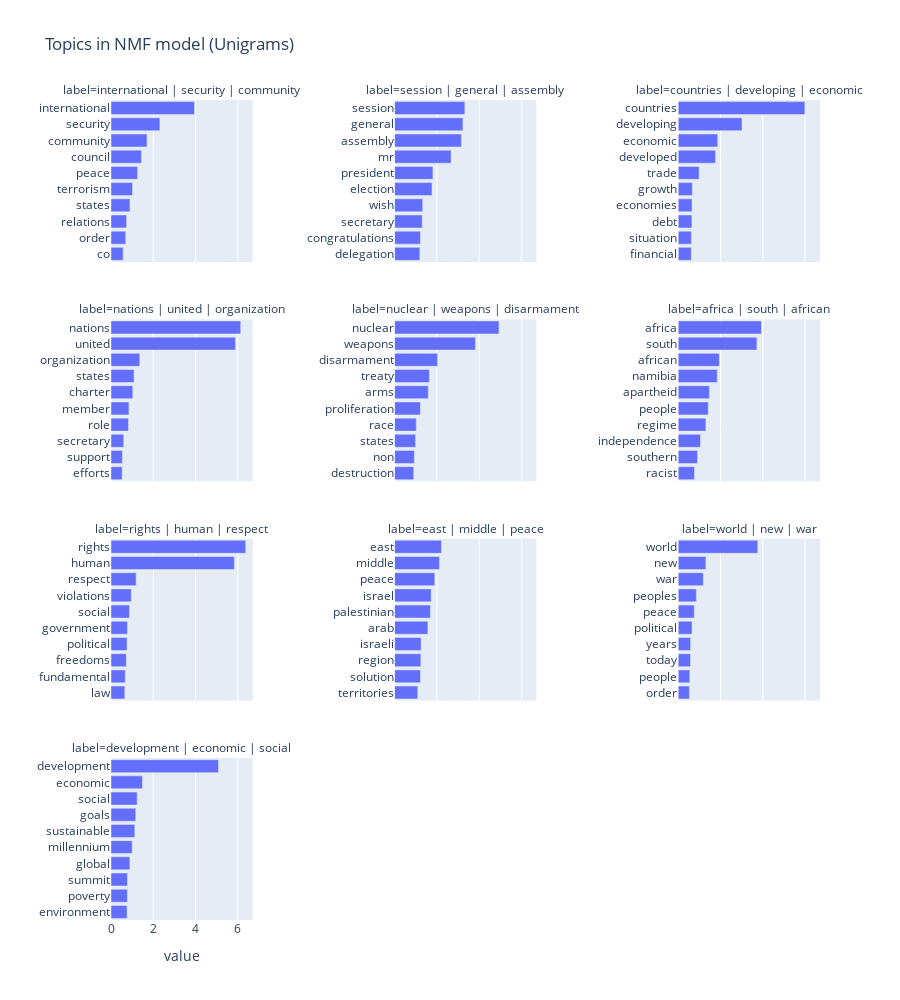

The notebook cell this image was saved under:
### Code cell
import plotly_express as px

fig = px.bar(
    topic_words,
    x='value',
    y='words',
    facet_col='label',
    facet_col_wrap=3,
    facet_col_spacing=0.2,
    labels={'words': ''},
    width=900,
    height=1000,
    title="Topics in NMF model (Unigrams)"
)
fig.update_yaxes(matches=None, showticklabels=True, autorange="reversed")
#fig.update_xaxes(matches=None)
fig.show()

### Figure 1 — Plotly figure (JSON) as saved in the notebook; plotly's stock layout.template omitted (floating-point values rounded to 4 significant figures)
{"data": [{"alignmentgroup": "True", "hovertemplate": "label=international | security | community<br>value=%{x}<br>=%{y}<extra></extra>", "legendgroup": "", "marker": {"color": "#636efa", "pattern": {"shape": ""}}, "name": "", "offsetgroup": "", "orientation": "h", "showlegend": false, "textposition": "auto", "type": "bar", "x": [3.949, 2.314, 1.703, 1.443, 1.257, 1.018, 0.8957, 0.739, 0.6961, 0.5746], "xaxis": "x10", "y": ["international", "security", "community", "council", "peace", "terrorism", "states", "relations", "order", "co"], "yaxis": "y10"}, {"alignmentgroup": "True", "hovertemplate": "label=session | general | assembly<br>value=%{x}<br>=%{y}<extra></extra>", "legendgroup": "", "marker": {"color": "#636efa", "pattern": {"shape": ""}}, "name": "", "offsetgroup": "", "orientation": "h", "showlegend": false, "textposition": "auto", "type": "bar", "x": [3.324, 3.233, 3.165, 2.673, 1.812, 1.769, 1.33, 1.307, 1.222, 1.195], "xaxis": "x11", "y": ["session", "general", "assembly", "mr", "president", "election", "wish", "secretary", "congratulations", "delegation"], "yaxis": "y11"}, {"alignmentgroup": "True", "hovertemplate": "label=countries | developing | economic<br>value=%{x}<br>=%{y}<extra></extra>", "legendgroup": "", "marker": {"color": "#636efa", "pattern": {"shape": ""}}, "name": "", "offsetgroup": "", "orientation": "h", "showlegend": false, "textposition": "auto", "type": "bar", "x": [5.995, 3.017, 1.87, 1.765, 0.9902, 0.6692, 0.6552, 0.6484, 0.6238, 0.6203], "xaxis": "x12", "y": ["countries", "developing", "economic", "developed", "trade", "growth", "economies", "debt", "situation", "financial"], "yaxis": "y12"}, {"alignmentgroup": "True", "hovertemplate": "label=nations | united | organization<br>value=%{x}<br>=%{y}<extra></extra>", "legendgroup": "", "marker": {"color": "#636efa", "pattern": {"shape": ""}}, "name": "", "offsetgroup": "", "orientation": "h", "showlegend": false, "textposition": "auto", "type": "bar", "x": [6.135, 5.889, 1.362, 1.09, 1.031, 0.8495, 0.8269, 0.6005, 0.5378, 0.5282], "xaxis": "x7", "y": ["nations", "united", "organization", "states", "charter", "member", "role", "secretary", "support", "efforts"], "yaxis": "y7"}, {"alignmentgroup": "True", "hovertemplate": "label=nuclear | weapons | disarmament<br>value=%{x}<br>=%{y}<extra></extra>", "legendgroup": "", "marker": {"color": "#636efa", "pattern": {"shape": ""}}, "name": "", "offsetgroup": "", "orientation": "h", "showlegend": false, "textposition": "auto", "type": "bar", "x": [4.938, 3.824, 2.032, 1.647, 1.594, 1.219, 1.026, 0.9923, 0.9352, 0.9022], "xaxis": "x8", "y": ["nuclear", "weapons", "disarmament", "treaty", "arms", "proliferation", "race", "states", "non", "destruction"], "yaxis": "y8"}, {"alignmentgroup": "True", "hovertemplate": "label=africa | south | african<br>value=%{x}<br>=%{y}<extra></extra>", "legendgroup": "", "marker": {"color": "#636efa", "pattern": {"shape": ""}}, "name": "", "offsetgroup": "", "orientation": "h", "showlegend": false, "textposition": "auto", "type": "bar", "x": [3.94, 3.725, 1.947, 1.846, 1.478, 1.421, 1.311, 1.055, 0.9148, 0.7698], "xaxis": "x9", "y": ["africa", "south", "african", "namibia", "apartheid", "people", "regime", "independence", "southern", "racist"], "yaxis": "y9"}, {"alignmentgroup": "True", "hovertemplate": "label=rights | human | respect<br>value=%{x}<br>=%{y}<extra></extra>", "legendgroup": "", "marker": {"color": "#636efa", "pattern": {"shape": ""}}, "name": "", "offsetgroup": "", "orientation": "h", "showlegend": false, "textposition": "auto", "type": "bar", "x": [6.372, 5.837, 1.19, 0.96, 0.8757, 0.7783, 0.76, 0.7235, 0.6746, 0.654], "xaxis": "x4", "y": ["rights", "human", "respect", "violations", "social", "government", "political", "freedoms", "fundamental", "law"], "yaxis": "y4"}, {"alignmentgroup": "True", "hovertemplate": "label=east | middle | peace<br>value=%{x}<br>=%{y}<extra></extra>", "legendgroup": "", "marker": {"color": "#636efa", "pattern": {"shape": ""}}, "name": "", "offsetgroup": "", "orientation": "h", "showlegend": false, "textposition": "auto", "type": "bar", "x": [2.217, 2.123, 1.901, 1.73, 1.694, 1.573, 1.254, 1.243, 1.221, 1.098], "xaxis": "x5", "y": ["east", "middle", "peace", "israel", "palestinian", "arab", "israeli", "region", "solution", "territories"], "yaxis": "y5"}, {"alignmentgroup": "True", "hovertemplate": "label=world | new | war<br>value=%{x}<br>=%{y}<extra></extra>", "legendgroup": "", "marker": {"color": "#636efa", "pattern": {"shape": ""}}, "name": "", "offsetgroup": "", "orientation": "h", "showlegend": false, "textposition": "auto", "type": "bar", "x": [3.762, 1.312, 1.191, 0.8605, 0.7608, 0.6556, 0.5867, 0.5838, 0.5479, 0.531], "xaxis": "x6", "y": ["world", "new", "war", "peoples", "peace", "political", "years", "today", "people", "order"], "yaxis": "y6"}, {"alignmentgroup": "True", "hovertemplate": "label=development | economic | social<br>value=%{x}<br>=%{y}<extra></extra>", "legendgroup": "", "marker": {"color": "#636efa", "pattern": {"shape": ""}}, "name": "", "offsetgroup": "", "orientation": "h", "showlegend": false, "textposition": "auto", "type": "bar", "x": [5.085, 1.485, 1.238, 1.171, 1.128, 1.002, 0.8947, 0.7788, 0.7761, 0.7616], "xaxis": "x", "y": ["development", "economic", "social", "goals", "sustainable", "millennium", "global", "summit", "poverty", "environment"], "yaxis": "y"}], "layout": {"annotations": [{"font": {}, "showarrow": false, "text": "label=development | economic | social", "x": 0.1, "xanchor": "center", "xref": "paper", "y": 0.1975, "yanchor": "bottom", "yref": "paper"}, {"font": {}, "showarrow": false, "text": "label=rights | human | respect", "x": 0.1, "xanchor": "center", "xref": "paper", "y": 0.465, "yanchor": "bottom", "yref": "paper"}, {"font": {}, "showarrow": false, "text": "label=east | middle | peace", "x": 0.5, "xanchor": "center", "xref": "paper", "y": 0.465, "yanchor": "bottom", "yref": "paper"}, {"font": {}, "showarrow": false, "text": "label=world | new | war", "x": 0.9, "xanchor": "center", "xref": "paper", "y": 0.465, "yanchor": "bottom", "yref": "paper"}, {"font": {}, "showarrow": false, "text": "label=nations | united | organization", "x": 0.1, "xanchor": "center", "xref": "paper", "y": 0.7325, "yanchor": "bottom", "yref": "paper"}, {"font": {}, "showarrow": false, "text": "label=nuclear | weapons | disarmament", "x": 0.5, "xanchor": "center", "xref": "paper", "y": 0.7325, "yanchor": "bottom", "yref": "paper"}, {"font": {}, "showarrow": false, "text": "label=africa | south | african", "x": 0.9, "xanchor": "center", "xref": "paper", "y": 0.7325, "yanchor": "bottom", "yref": "paper"}, {"font": {}, "showarrow": false, "text": "label=international | security | community", "x": 0.1, "xanchor": "center", "xref": "paper", "y": 1, "yanchor": "bottom", "yref": "paper"}, {"font": {}, "showarrow": false, "text": "label=session | general | assembly", "x": 0.5, "xanchor": "center", "xref": "paper", "y": 1, "yanchor": "bottom", "yref": "paper"}, {"font": {}, "showarrow": false, "text": "label=countries | developing | economic", "x": 0.9, "xanchor": "center", "xref": "paper", "y": 1, "yanchor": "bottom", "yref": "paper"}], "barmode": "relative", "height": 1000, "legend": {"tracegroupgap": 0}, "title": {"text": "Topics in NMF model (Unigrams)"}, "width": 900, "xaxis": {"anchor": "y", "domain": [0, 0.2], "title": {"text": "value"}}, "xaxis10": {"anchor": "y10", "domain": [0, 0.2], "matches": "x", "showticklabels": false}, "xaxis11": {"anchor": "y11", "domain": [0.4, 0.6], "matches": "x", "showticklabels": false}, "xaxis12": {"anchor": "y12", "domain": [0.8, 1], "matches": "x", "showticklabels": false}, "xaxis2": {"anchor": "y2", "domain": [0.4, 0.6], "matches": "x", "title": {"text": "value"}}, "xaxis3": {"anchor": "y3", "domain": [0.8, 1], "matches": "x", "title": {"text": "value"}}, "xaxis4": {"anchor": "y4", "domain": [0, 0.2], "matches": "x", "showticklabels": false}, "xaxis5": {"anchor": "y5", "domain": [0.4, 0.6], "matches": "x", "showticklabels": false}, "xaxis6": {"anchor": "y6", "domain": [0.8, 1], "matches": "x", "showticklabels": false}, "xaxis7": {"anchor": "y7", "domain": [0, 0.2], "matches": "x", "showticklabels": false}, "xaxis8": {"anchor": "y8", "domain": [0.4, 0.6], "matches": "x", "showticklabels": false}, "xaxis9": {"anchor": "y9", "domain": [0.8, 1], "matches": "x", "showticklabels": false}, "yaxis": {"anchor": "x", "autorange": "reversed", "domain": [0, 0.1975], "showticklabels": true, "title": {"text": ""}}, "yaxis10": {"anchor": "x10", "autorange": "reversed", "domain": [0.8025, 1], "showticklabels": true, "title": {"text": ""}}, "yaxis11": {"anchor": "x11", "autorange": "reversed", "domain": [0.8025, 1], "showticklabels": true}, "yaxis12": {"anchor": "x12", "autorange": "reversed", "domain": [0.8025, 1], "showticklabels": true}, "yaxis2": {"anchor": "x2", "autorange": "reversed", "domain": [0, 0.1975], "showticklabels": true}, "yaxis3": {"anchor": "x3", "autorange": "reversed", "domain": [0, 0.1975], "showticklabels": true}, "yaxis4": {"anchor": "x4", "autorange": "reversed", "domain": [0.2675, 0.465], "showticklabels": true, "title": {"text": ""}}, "yaxis5": {"anchor": "x5", "autorange": "reversed", "domain": [0.2675, 0.465], "showticklabels": true}, "yaxis6": {"anchor": "x6", "autorange": "reversed", "domain": [0.2675, 0.465], "showticklabels": true}, "yaxis7": {"anchor": "x7", "autorange": "reversed", "domain": [0.535, 0.7325], "showticklabels": true, "title": {"text": ""}}, "yaxis8": {"anchor": "x8", "autorange": "reversed", "domain": [0.535, 0.7325], "showticklabels": true}, "yaxis9": {"anchor": "x9", "autorange": "reversed", "domain": [0.535, 0.7325], "showticklabels": true}}}
